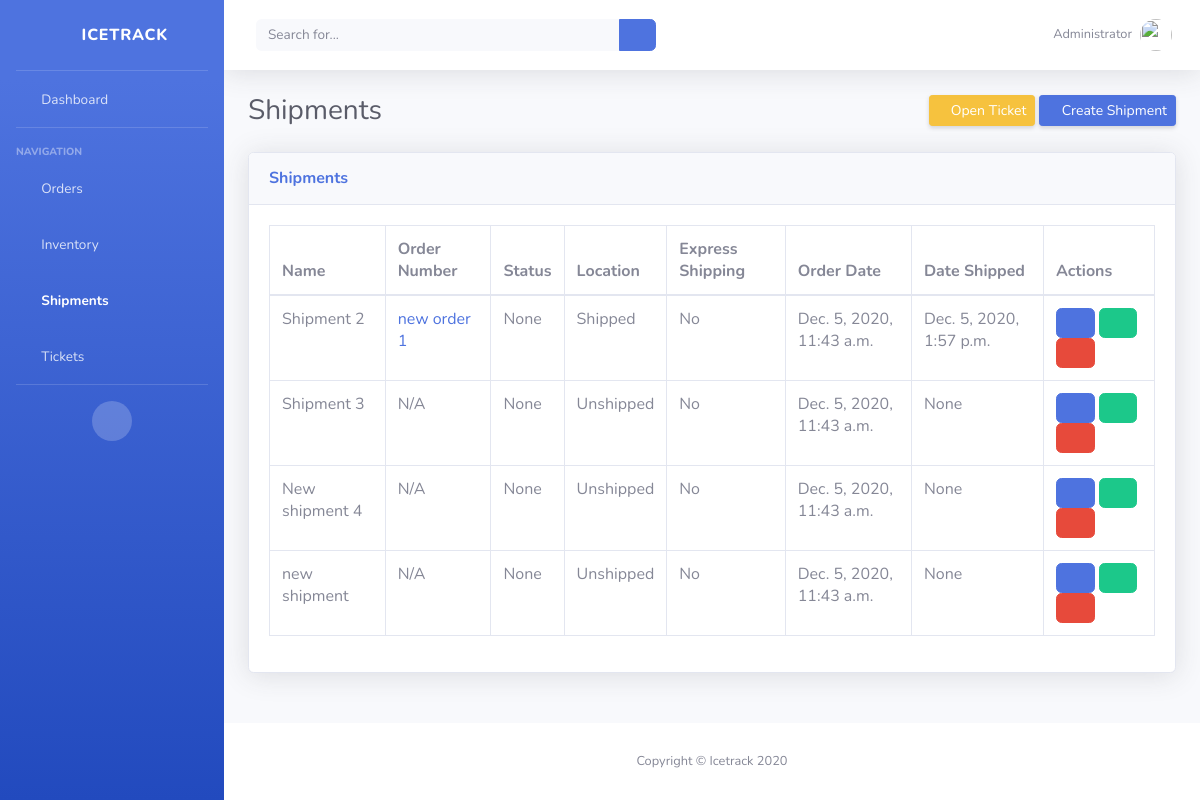
Page /shipments/ on the earlier database version.
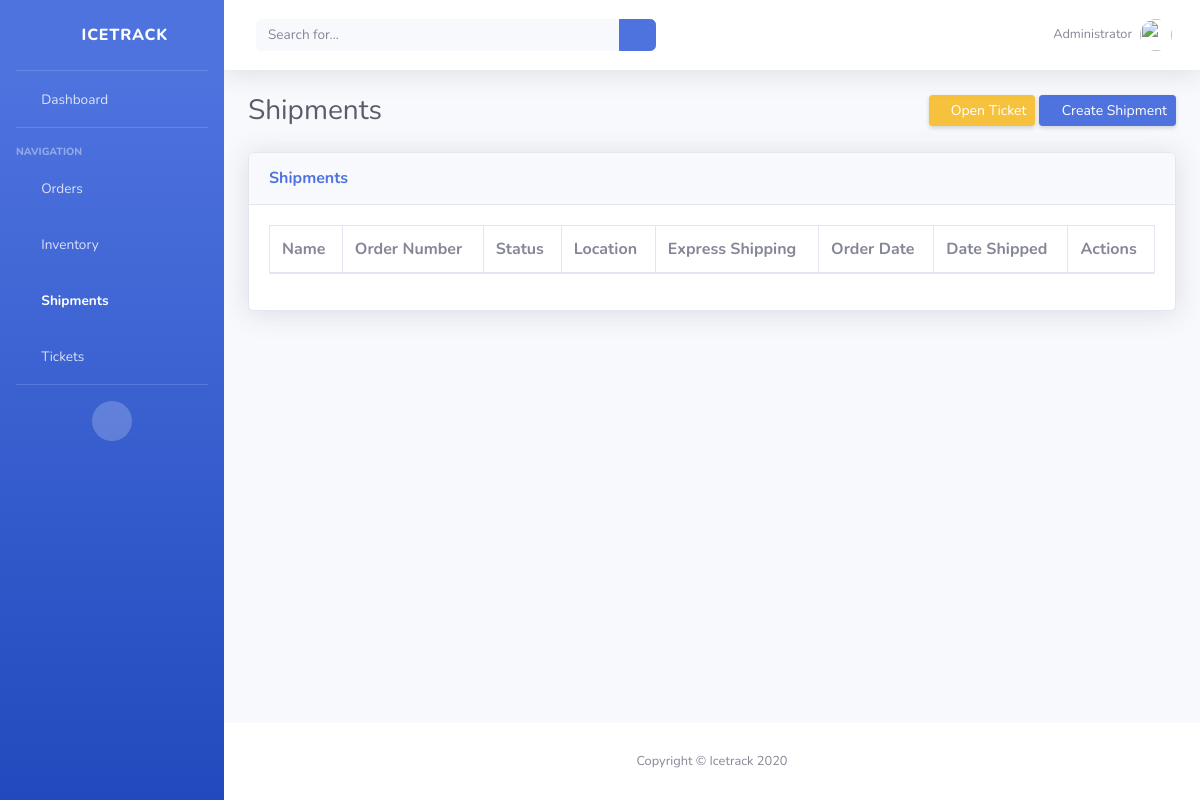
Same page on the later database version.
### icetrack/models.py (models this page shows, shortened)
class Shipment(models.Model):
    STATUS_CHOICES = [
        ('Unshipped', 'Unshipped'),
        ('Shipped', 'Shipped'),
        ('Lost', 'Lost'),
        ('Delayed', 'Delayed'),
        ('Delivered', 'Delivered'),
        ('Canceled', 'Canceled'),
    ]
    name = models.CharField(max_length=50, blank=True, null=True)
    attached_order = models.ForeignKey('Order', on_delete=models.CASCADE, blank=True, null=True)
    location = models.CharField(max_length=50, blank=True, null=True)
    status = models.CharField(max_length=10, choices=STATUS_CHOICES, default='Unshipped')
    is_express_shipping = models.BooleanField(default=False, blank=True, null=True)
    order_date = models.DateTimeField(auto_now_add=True, auto_now=False)
    shipped_date = models.DateTimeField(blank=True, null=True, auto_now_add=False, auto_now=False)

class Order(models.Model):
    STATUS_CHOICES = [
        ('Placed', 'Placed'),
        ('Fulfilled', 'Fulfilled'),
        ('Canceled', 'Canceled'),
    ]
    name = models.CharField(max_length=50, blank=True, null=True)
    items = models.ManyToManyField('Inventory', blank=True, through='OrderItem')
    location = models.CharField(max_length=50, blank=True, null=True)
    status = models.CharField(max_length=10, choices=STATUS_CHOICES, default='Placed')
    is_express_shipping = models.BooleanField(default=False, blank=True, null=True)
    order_date = models.DateTimeField(auto_now_add=True, auto_now=False)
    shipped_date = models.DateTimeField(blank=True, null=True, auto_now_add=False, auto_now=False)
    def __str__(self):
        return str(self.name)

### icetrack/views.py (the view)
# urls.py: path('shipments/', ShipmentsPageView.as_view(), name="shipments"),
class ShipmentsPageView(ListView):
    model = Shipment
    template_name = 'shipments.html'
    context_object_name = 'all_shipments_list'

### templates/shipments.html (shortened to what this page needs)
{% extends 'base.html' %}
{% block content%}
<div class="container-fluid">
    <div class="d-sm-flex align-items-center justify-content-between mb-4">
        <h1 class="h3 mb-0 text-gray-800">Shipments</h1>
        <div>
            <a href="{% url 'create_ticket' %}" class="d-none d-sm-inline-block btn btn-sm btn-warning shadow-sm"><i class="fas fa-flag fa-sm text-white-50"></i> Open Ticket</a>
            <a href="{% url 'create_shipment' %}" class="d-none d-sm-inline-block btn btn-sm btn-primary shadow-sm"><i class="fas fa-plus fa-sm text-white-50"></i> Create Shipment</a>
        </div>
    </div>
    <div class="card shadow mb-4">
        <div class="card-header py-3">
            <h6 class="m-0 font-weight-bold text-primary">Shipments</h6>
        </div>
        <div class="card-body">
            <div class="table-responsive">
                <table class="table table-bordered" id="dataTable" width="100%" cellspacing="0">
                    <thead>
                        <tr>
                            <th>Name</th>
                            <th>Order Number</th>
                            <th>Status</th>
                            <th>Location</th>
                            <th>Express Shipping</th>
                            <th>Order Date</th>
                            <th>Date Shipped</th>
                            <th>Actions</th>
                        </tr>
                    </thead>
                    <tbody>
                        {% for shipment in all_shipments_list %}
                            <tr>
                                <td>{{ shipment.name }}</td>
                                <td>
                                    {% if shipment.attached_order is None %}
                                        <p>N/A</p>
                                    {% else %}
                                        <p><a href="{% url 'order_detail' shipment.attached_order.id  %}">{{ shipment.attached_order }}</a></p>
                                    {% endif %}
                                </td>
                                <td>{{ shipment.location }}</td>
                                <td>{{ shipment.status }}</td>
                                <td>
                                    {% if shipment.is_express_shipping is False %}
                                        No
                                    {% elif shipment.is_express_shipping is True %}
                                        Yes
                                    {% endif %}
                                </td>
                                <td>{{ shipment.order_date }}</td>
                                <td>{{ shipment.shipped_date }}</td>
                                <td>
                                    <a class="btn btn-primary" href="{% url 'shipment_detail' shipment.id %}"><i class="far fa-eye"></i></a>
                                    <a class="btn btn-success" href="{% url 'update_shipment' shipment.id %}"><i class="fas fa-edit"></i></a>
                                    <a class="btn btn-danger" href="{% url 'delete_shipment' shipment.id %}"><i class="far fa-trash-alt"></i></a>
                                </td>
                            </tr>
                        {% endfor %}
                    </tbody>
                </table>
            </div>
        </div>
    </div>
</div>
{% endblock content %}

Differences in the rows shown:
removed Shipment: name "Shipment 2", attached_order "new order 1", location "None", status "Shipped", is_express_shipping "No", order_date "Dec. 5, 2020, 11:43 a.m.", shipped_date "Dec. 5, 2020, 1:57 p.m."
removed Shipment: name "Shipment 3", shows "N/A", location "None", status "Unshipped", is_express_shipping "No", order_date "Dec. 5, 2020, 11:43 a.m.", shipped_date "None"
removed Shipment: name "New shipment 4", shows "N/A", location "None", status "Unshipped", is_express_shipping "No", order_date "Dec. 5, 2020, 11:43 a.m.", shipped_date "None"
removed Shipment: name "new shipment", shows "N/A", location "None", status "Unshipped", is_express_shipping "No", order_date "Dec. 5, 2020, 11:43 a.m.", shipped_date "None"
